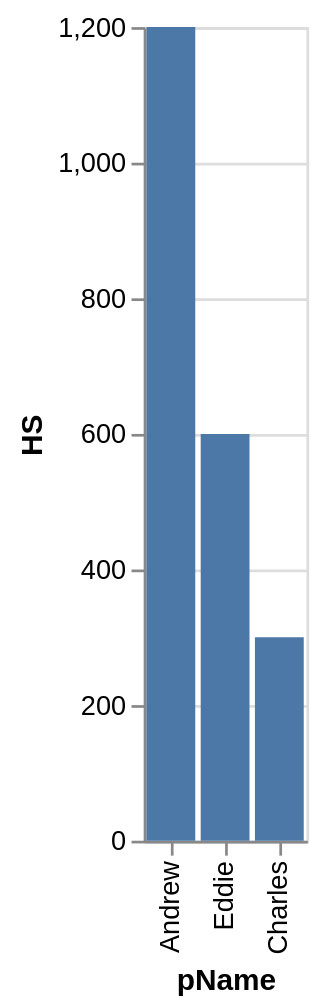

Write the Vega-Lite specification saved for this chart.
### Vega-Lite specification from a JSON file in a GitHub repository (floating-point values rounded to 4 significant figures)
{"data": {"values": [{"x_data": "Andrew", "y_data": 1200}, {"x_data": "Charles", "y_data": 300}, {"x_data": "Eddie", "y_data": 600}]}, "mark": "bar", "encoding": {"x": {"field": "x_data", "type": "nominal", "title": "pName", "sort": {"op": "sum", "field": "y_data", "order": "descending"}}, "y": {"field": "y_data", "type": "quantitative", "title": "HS"}}}
